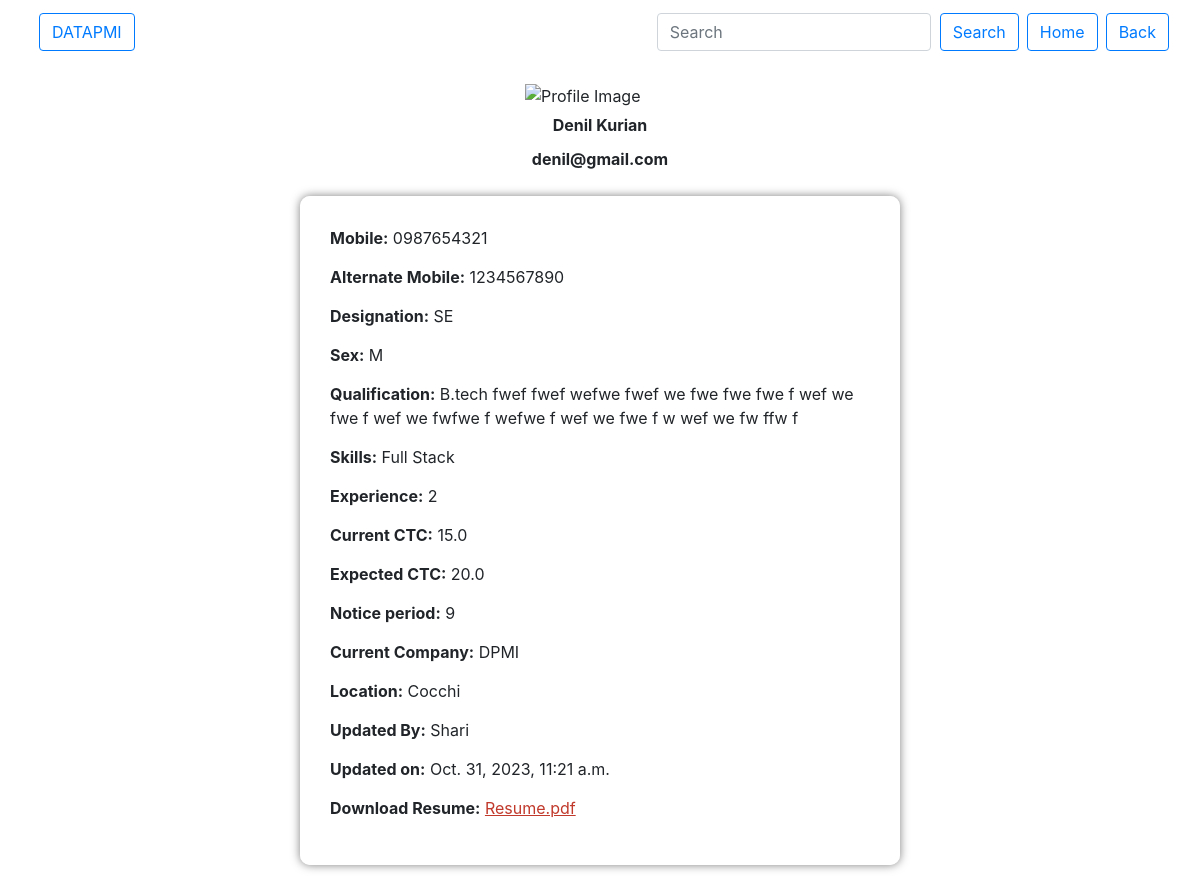
The page /detail/8/ on the database as committed earlier.
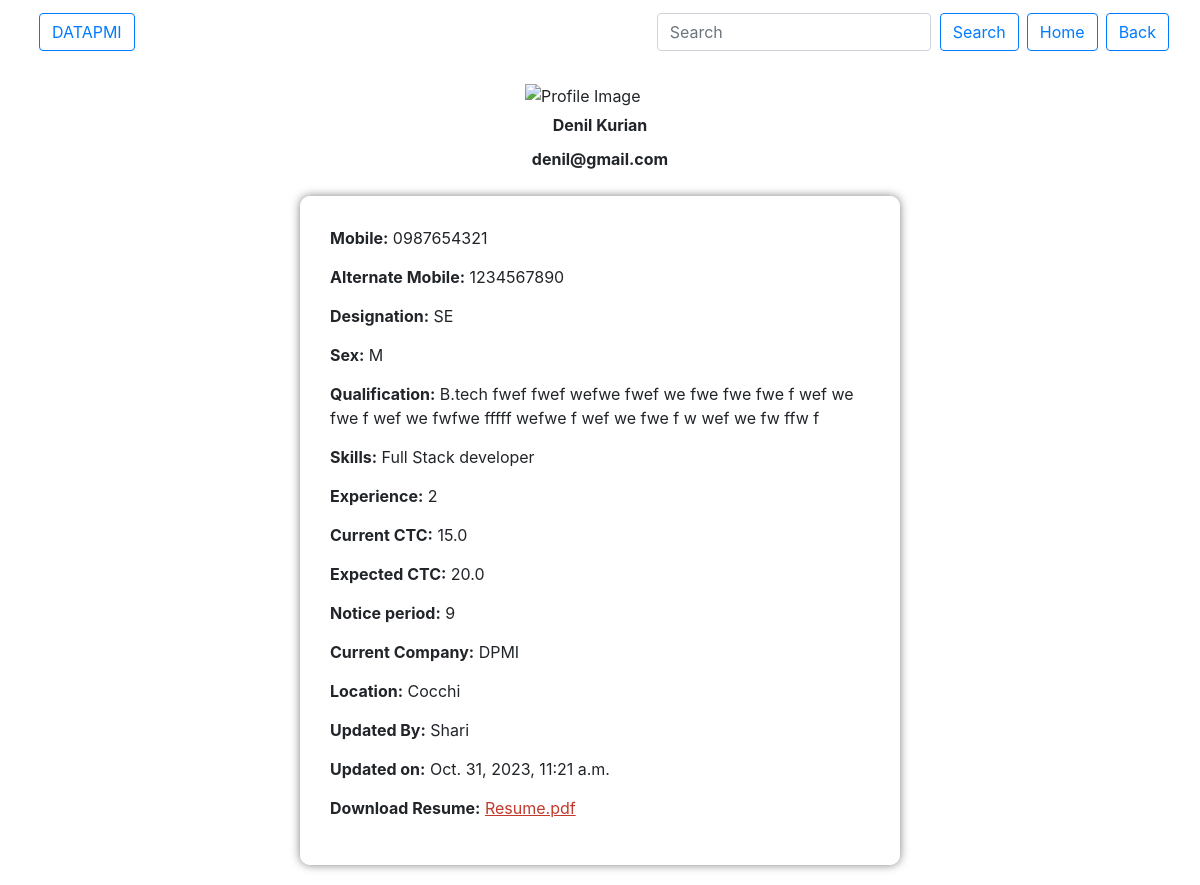
The same page on the database as committed later.
### candidate_app/models.py (models this page shows, shortened)
class Candidate(models.Model):
    user = models.ForeignKey(User, on_delete=models.CASCADE,blank=True,null=True)
    email = models.EmailField(unique=True)
    phone = models.CharField(max_length=15)
    first_name = models.CharField(max_length=150, null=False)
    last_name = models.CharField(max_length=150)
    alt_phone = models.CharField(max_length=15)
    sex = models.CharField(max_length=50)
    qualification = models.TextField()
    skills = models.TextField()
    experience = models.IntegerField()
    designation = models.CharField(max_length=50)
    expected_ctc = models.FloatField()
    current_ctc = models.FloatField()
    availability = models.BooleanField(default=True)
    notice_period = models.IntegerField()
    current_company = models.CharField(max_length=100)
    location = models.CharField(max_length=50)
    resume = models.FileField(upload_to='resume/',max_length=200,blank=True,null=True)
    remarks = models.TextField()
    updated_by = models.CharField(max_length=50)
    updated_on = models.DateTimeField(auto_now_add=True)
    class Meta:
        ordering = ["-updated_on"]

### candidate_app/views.py (the view)
# urls.py: path('detail/<int:pk>/',Detailcandidate.as_view(),name='detail'),   ## details of each candidate
class Detailcandidate(DetailView):
    model = Candidate
    context_object_name ='detail'
    template_name = 'detail_candidate.html'

### templates/detail_candidate.html (shortened to what this page needs)
<!DOCTYPE html>
<html lang="en">
<head>
    <link rel="stylesheet" href="https://cdnjs.cloudflare.com/ajax/libs/font-awesome/6.0.0/css/all.min.css" />
</head>
<body>
    {% block content %}
    {% include 'navbar.html' %}
    <div class="container">
        <div class="profile-info">
            <img src="https://assets.stickpng.com/thumbs/585e4beacb11b227491c3399.png" alt="Profile Image">
            <p><b>{{detail.first_name}} {{detail.last_name}}</b></p>
            <p><b>{{detail.email}}</b></p>
        </div>
        <div class="submission-details">
            <div class="field">
                <span>Mobile:</span> {{detail.phone}}
            </div>
            <div class="field">
                <span>Alternate Mobile:</span> {{detail.alt_phone}}
            </div>
            <div class="field">
                <span>Designation:</span> {{detail.designation }}
            </div>
            <div class="field">
                <span>Sex:</span> {{detail.sex}}
            </div>
            <div class="field">
                <span>Qualification:</span> {{detail.qualification }}
            </div>
            <div class="field">
                <span>Skills:</span> {{detail.skills }}
            </div>
            <div class="field">
                <span>Experience:</span> {{detail.experience }}
            </div>
            <div class="field">
                <span>Current CTC:</span> {{detail.current_ctc }}
            </div>
            <div class="field">
                <span>Expected CTC:</span> {{detail.expected_ctc }}
            </div>
            <div class="field">
                <span>Notice period:</span> {{detail.notice_period}}
            </div>
            <div class="field">
                <span>Current Company:</span> {{detail.current_company }}
            </div>
            <div class="field">
                <span>Location:</span> {{detail.location }}
            </div>
            <div class="field">
                <span>Updated By:</span> {{detail.updated_by}}
            </div>
            <div class="field">
                <span>Updated on:</span> {{detail.updated_on}}
            </div>
            <div class="field resume-link">
                <span>Download Resume:</span> <a href="{{detail.resume.url}}" target="_blank">Resume.pdf</a>
            </div>
        </div>
    </div>
    {% endblock %}
</body>
</html>

Rows that differ between the two databases and show on the page:
changed Candidate "Denil": qualification "B.tech fwef fwef wefwe fwef we fwe fwe fwe f wef we fwe f wef we fwfwe f wefwe f wef we fwe f w wef we fw ffw f" → "B.tech fwef fwef wefwe fwef we fwe fwe fwe f wef we fwe f wef we fwfwe fffff wefwe f wef we fwe f w wef we fw ffw f"; skills "Full Stack" → "Full Stack developer"
